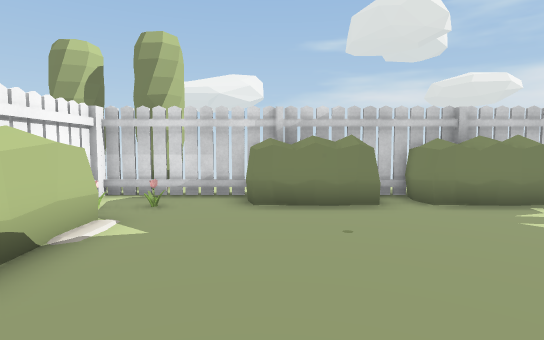
view 1 (above)

14 first-person views from a walk through a scene from a Unity 3-D project. The camera is 1.2 m above the floor, tilts 4° down and sees 80° across. The floor is counted in squares, 1 m on a side. Each view is taken from the middle of a square. On the plan, view 1 faces up. The plan holds only what a view shows up to about 14 squares ahead; the rest is blank. The place goes on beyond the plan. Some animated figures are not drawn.

view 2
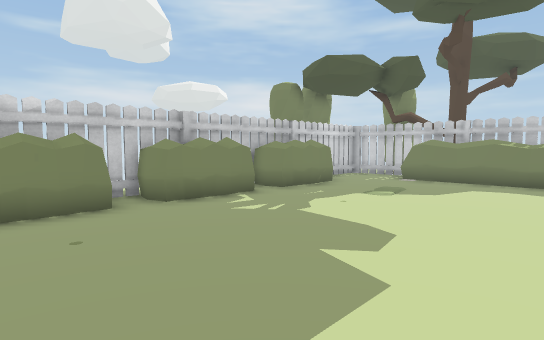

view 3
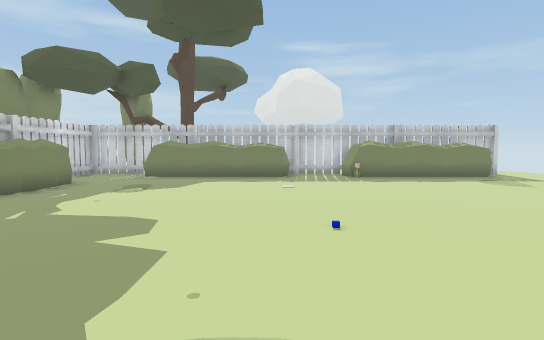

view 4
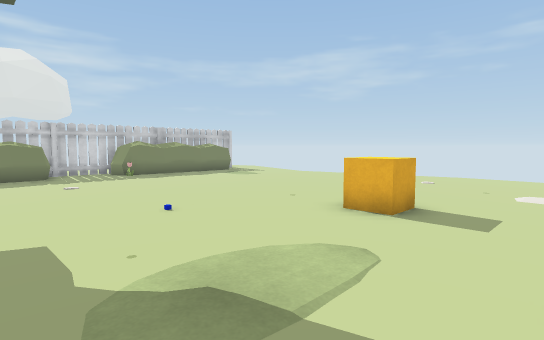

view 5
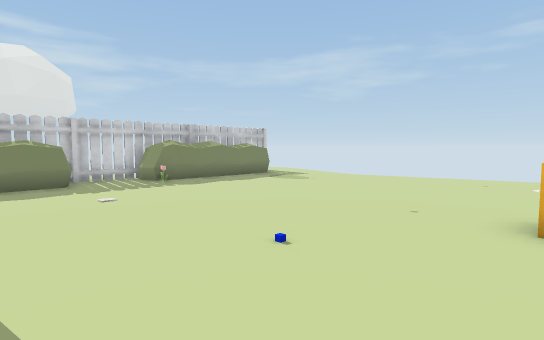

view 6
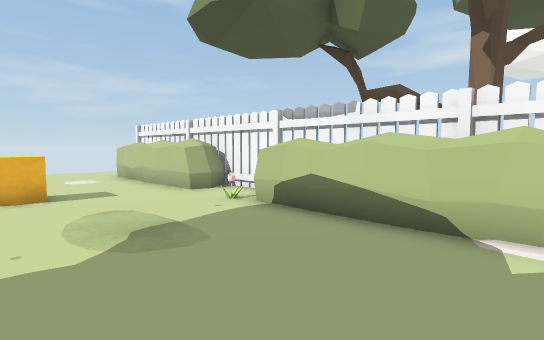

view 7
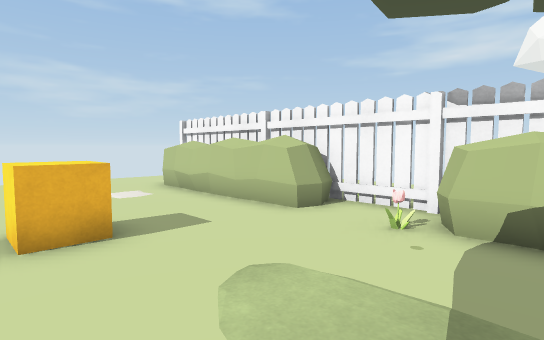

view 8
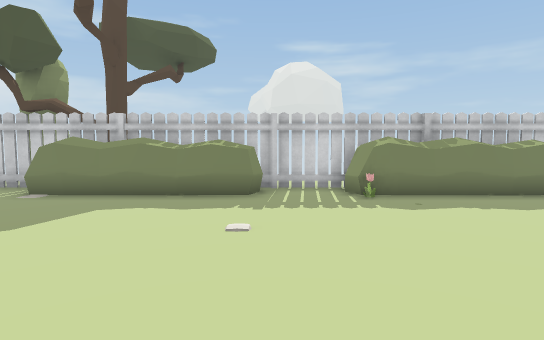

view 9
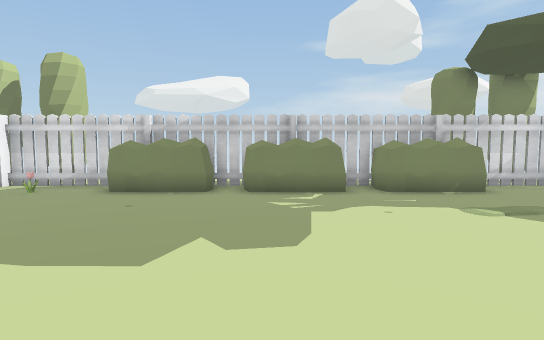

view 10
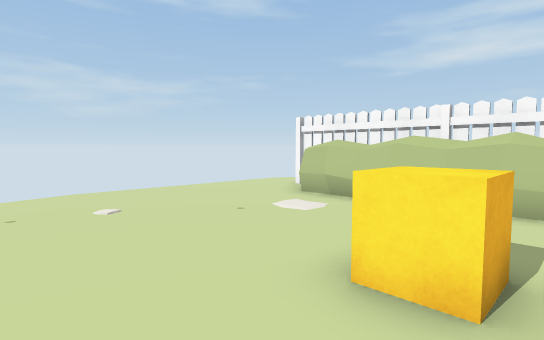

view 11
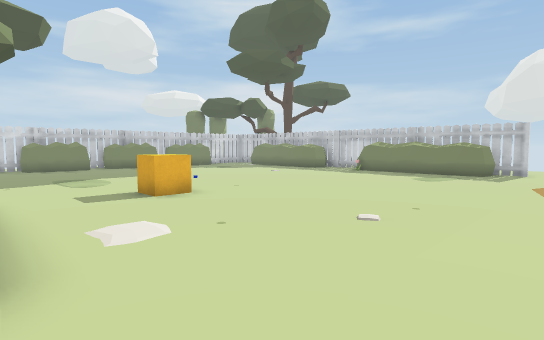

view 12
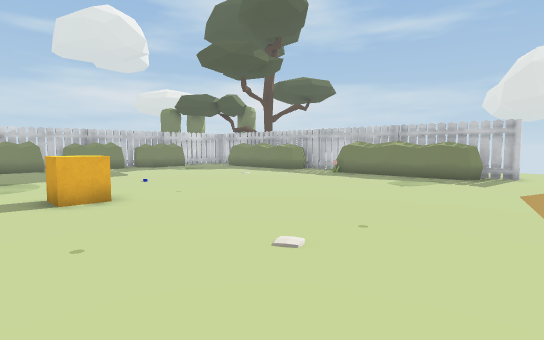

view 13
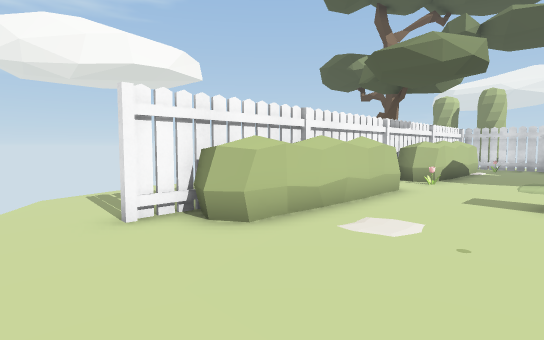

view 14
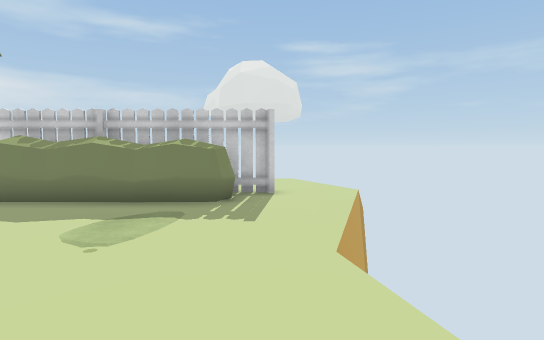

### Floor plan
Key: @ floor where view 1 was taken; # wall or solid block; . floor; = window, fence, low wall or low ledge; ^ raised ledge; v drop or lower ground; T tree; B bush; C cube; F flower; O other object.
Columns run from 7 left of view 1 to 17 right of it. Each row starts with its distance up from view 1.
 10  TTTT            TTTT
  9  TTTT            TTTT
  8    #####B##B###B#####
  7    #.O.BBBBBBBBBBB...TT
  6    #.................TT
  5    #^..............###
  4    #^..............^^##
  3    #^..............^^#
  2    #^..............^^#
  1    ^^..............^^#
  0    #^..@...........^^#
 -1    #F...............##
 -2   .#.................#.
 -3   .##..............###.
 -4    #^...C..........^^#
 -5    ^^..............^^#
 -6    ^^..............^^#
 -7    #^..............^^#
 -8    #^..............^^#
 -9 ...#^..............=^#.
-10 ...#.................#...
-11 ................ ........
-12   ..........        ...v

Where each view was taken, in squares from view 1:
view 1: 0 up, 0 right, facing up
view 2: 0 up, 0 right, facing up-right
view 3: 0 up, 1 left, facing right
view 4: 2 up, 2 left, facing down-right
view 5: 2 up, 1 right, facing down-right
view 6: 5 up, 2 right, facing down-left
view 7: 1 up, 2 right, facing down-left
view 8: 1 down, 4 right, facing right
view 9: 2 down, 4 right, facing up
view 10: 3 down, 4 right, facing down-left
view 11: 12 down, 3 left, facing up-right
view 12: 12 down, 1 left, facing up-right
view 13: 12 down, 1 right, facing up-left
view 14: 10 down, 5 right, facing right
